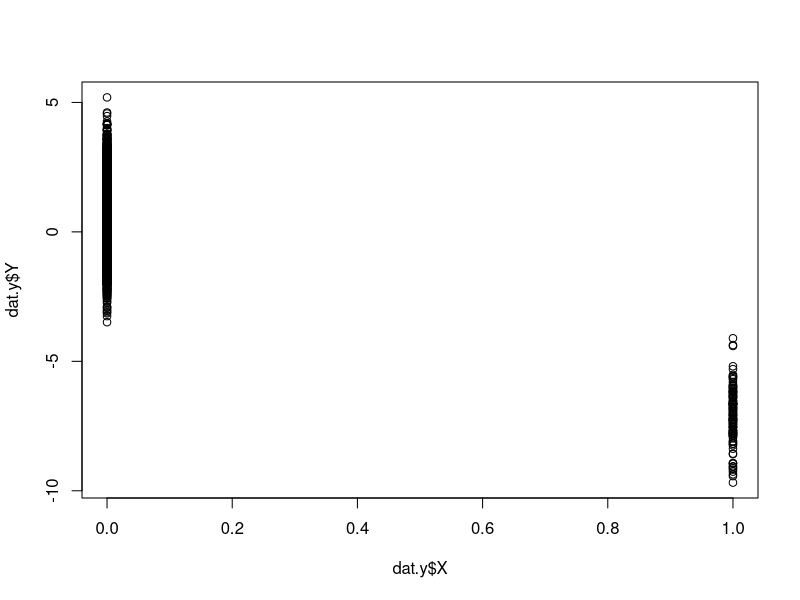

The R source for this figure:

# Panel Data Simulation for PanelMatch
### https://imai.fas.harvard.edu/research/files/tscs.pdf

set.seed(20200920)

# Making Z and Fixed Effect Variables
## setting params for basic variables
N = 162
T = 51
Z_bin_prob = .5

## simulating r.v
(X_zero = rep("control", n = N*T))

## unit fixed effect
(Units = rep(runif(N, 0, 1),T))
(Units.factor = rep(as.character(1:N) , T))

## time fixed effect
### time factor is distirbuted with """EACH""" value of the seq(1:T). it matters when making x variables from previous z and fixed effect variables
(Times = rep(runif(T, 0, 1), each = N))
(Times.factor = rep(as.character(1:T), each=N))

## covariate conti. bin.
(Z_conti = runif(n = N*T, min=0, max=1))
(Z_bin = rbinom(n = N*T, size = 1, prob = Z_bin_prob))

## function for making lag variables
lag_vector = function(vector){
    lag_output = c(0, vector[1:(length(vector)-1)])
    lag_output
}

## lag variables
Z_conti.lag = lag_vector(Z_conti)
Z_bin.lag = lag_vector(Z_bin)
Z_conti.lag2 = lag_vector(Z_conti.lag)
Z_bin.lag2 = lag_vector(Z_bin.lag)

# Simulating X Varibles
## zero vector for simulating x variables
### we will make x variables from previous z and fixed effect variables
X = rep(0, N*T) 
X.lag = rep(0, N*T)
X.lag2 = rep(0, N*T)

## make dataframe from variables above
dat.stage1 = data.frame(Units, Units.factor, Times, Times.factor, Z_conti, Z_bin, Z_conti.lag, Z_bin.lag, Z_conti.lag2, Z_bin.lag2, X, X.lag, X.lag2)

## setting params for making X variables form Z and Fixed effect variables.
### coefficient of z conti.
ksi.zc = -.06

### coeff. of z bin.
psi.zb = .03

### coeff. of time correlation 
rho = .01

### coeff. of x
beta.x = - 0.75

## make x variables from previous z and fixed effect variables
treatment_generator = function(dat.stage1, t ){

    for (i in 1:t){

        ### setting params for making x variables from previous z and fixed effect variables. 
        ### because time factor is distributed with N times EACH values of seq 1:T, we can make x variables from  
        start = (t-1)*N + 1
        end = t*N 

        ### because X variables are made of zero vectors temporally, whe can use lag variables of X even in first data gernerating stage.
        lagged = with(dat.stage1[start:end, ], Units + Times + ksi.zc*Z_conti + psi.zb*Z_bin + rho*ksi.zc*Z_conti.lag + rho*psi.zb*Z_bin.lag + rho^2*ksi.zc*Z_conti.lag2 + rho^2*psi.zb*Z_bin.lag2 + beta.x*X.lag + rho*beta.x*X.lag2 )

        ### X which is a vector of binary treatment values can be generated with inverse logit fucntion and binomial fucntion 
        inverse.logit = plogis(lagged)
        dat.stage1[start:end, ]$X = rbinom(n = N, size = 1, prob = inverse.logit)
        
        dat.stage1[(start+N):(end+N),]$X.lag = dat.stage1[start:end, ]$X
        dat.stage1[(start+2*N):(end+2*N),]$X.lag2 = dat.stage1[start:end, ]$X # X's values of period t is the same with X.lags2's values of (t+2N) period after.
    }

    ### the output will be the dataframe with generated X variables
    dat.stage1
}

dat.output = treatment_generator(dat.stage1, T)

# Simulating Y Variables
## subsetting dataframe
### the length of the dat.output exceeds the length of the input dataframe because of the lag terms, so we make new dataframe dat.y with right length.
dat.y = dat.output[1:(N*T), ]

## making epsilon for simulating Y from the other varibles
dat.y$eps = rnorm(N*T, 0, 1)

## setting params for simulating Y form X and Z and Fixed effects terms.
ksi.zc.y = -.6
psi.zb.y = .3
rho.y = .4
beta.y = -7.5

dat.y$Y = with(dat.y, Units + Times + ksi.zc.y*Z_conti + psi.zb.y*Z_bin + rho.y*ksi.zc.y*Z_conti.lag + rho.y*psi.zb.y*Z_bin.lag + rho.y^2*ksi.zc.y*Z_conti.lag2 + rho^2*psi.zb.y*Z_bin.lag2 + beta.y*X + rho.y*beta.y*X.lag + rho.y^2*beta.y*X.lag2 + eps)
### eps was omitted in previous code. eps was added at 20200924

# Plot the treatment variable and the dependant variable.
plot(dat.y$X, dat.y$Y)